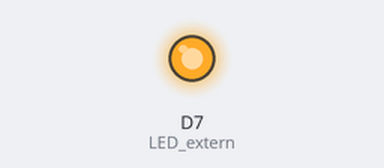
The sketch below on a simulated ESP8266 (NodeMCU). Parts: output pins drawn as LEDs (lit = HIGH).

Above: at 1.0 s.
At 3.0 s:
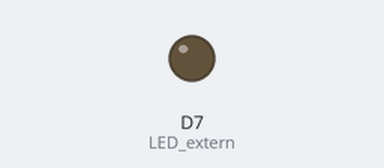
Timing chart, 0 to 5.2 s (numbered marks = the images above):
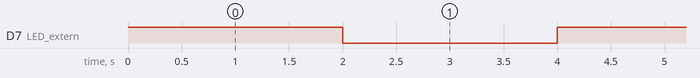

Measured:
- by itself, D7 (LED_extern): alternates HIGH for 2.0 s and LOW for 2.0 s

The sketch:

004_Wechselblinker.ino
```cpp
// Programm für einen Wechselblinker auf dem Board


#define LED_extern D7 // Präprozessoranweisung --> ersetze LED_extern durch D7
#define LED_extern2 D8

void setup()
{
    pinMode(LED_extern,OUTPUT);
} // Ende setup()

void loop() //Hauptprogramm in Endlosschleife
{
  digitalWrite(LED_extern, HIGH);  //schalte LED_extern an (PIN 7)
  digitalWrite(LED_extern2,LOW);    //schalte LED_extern aus (PIN 8)
  delay(2000);
  digitalWrite(LED_extern2, HIGH);  //schalte LED_extern an (PIN 8)
  digitalWrite(LED_extern,LOW);    //schalte LED_extern aus (PIN 7)
  delay(2000);
} // Ende main()
```
